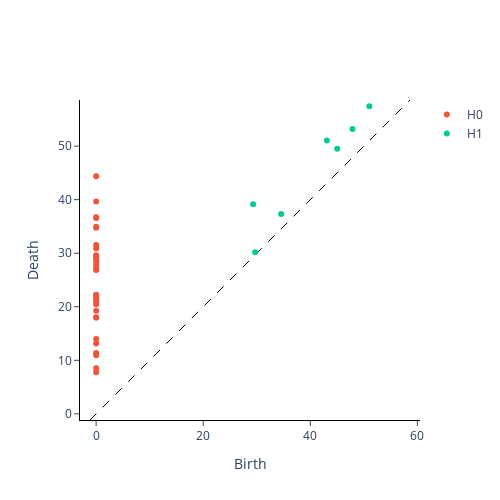

The cell this chart's notebook holds for it:
### Markdown cell above
In the plot below for a single window, the generators of each homology dimension $H_0$ and $H_1$ are coloured differently:

### Code cell
VR.plot(diagrams, sample=window_num)

### Figure 1 — Plotly figure (JSON) as saved in the notebook; plotly's stock layout.template omitted (floating-point values rounded to 4 significant figures)
{"data": [{"hoverinfo": "none", "line": {"color": "black", "dash": "dash", "width": 1}, "mode": "lines", "showlegend": false, "type": "scatter", "x": [-1.149, 58.61], "y": [-1.149, 58.61]}, {"hoverinfo": "text", "hovertext": ["(0.0, 7.781109809875488)", "(0.0, 8.515456199645996)", "(0.0, 10.94643783569336)", "(0.0, 11.340718269348145)", "(0.0, 13.121746063232422)", "(0.0, 13.978285789489746)", "(0.0, 18.00691795349121), multiplicity: 2", "(0.0, 18.00691795349121), multiplicity: 2", "(0.0, 19.24266242980957)", "(0.0, 20.465299606323242)", "(0.0, 20.83197784423828)", "(0.0, 21.339305877685547)", "(0.0, 21.893207550048828)", "(0.0, 22.210678100585938), multiplicity: 2", "(0.0, 22.210678100585938), multiplicity: 2", "(0.0, 26.849103927612305)", "(0.0, 27.23863410949707)", "(0.0, 27.860408782958984)", "(0.0, 28.51079750061035)", "(0.0, 29.1221923828125)", "(0.0, 29.422178268432617)", "(0.0, 29.597679138183594)", "(0.0, 30.856203079223633)", "(0.0, 31.52799415588379)", "(0.0, 34.74873352050781)", "(0.0, 34.93484115600586)", "(0.0, 36.58797073364258)", "(0.0, 36.69306945800781)", "(0.0, 39.6519775390625)", "(0.0, 44.362205505371094)"], "mode": "markers", "name": "H0", "type": "scatter", "x": [0, 0, 0, 0, 0, 0, 0, 0, 0, 0, 0, 0, 0, 0, 0, 0, 0, 0, 0, 0, 0, 0, 0, 0, 0, 0, 0, 0, 0, 0], "y": [7.781, 8.515, 10.95, 11.34, 13.12, 13.98, 18.01, 18.01, 19.24, 20.47, 20.83, 21.34, 21.89, 22.21, 22.21, 26.85, 27.24, 27.86, 28.51, 29.12, 29.42, 29.6, 30.86, 31.53, 34.75, 34.93, 36.59, 36.69, 39.65, 44.36]}, {"hoverinfo": "text", "hovertext": ["(51.0254020690918, 57.46356964111328)", "(47.866485595703125, 53.21000671386719)", "(45.0211181640625, 49.52468490600586)", "(43.09236145019531, 51.05491256713867)", "(34.54884719848633, 37.307212829589844)", "(29.689245223999023, 30.176111221313477)", "(29.32004737854004, 39.16572952270508)"], "mode": "markers", "name": "H1", "type": "scatter", "x": [51.03, 47.87, 45.02, 43.09, 34.55, 29.69, 29.32], "y": [57.46, 53.21, 49.52, 51.05, 37.31, 30.18, 39.17]}], "layout": {"height": 500, "plot_bgcolor": "white", "width": 500, "xaxis": {"autorange": false, "exponentformat": "e", "linecolor": "black", "linewidth": 1, "mirror": false, "range": [-1.149, 58.61], "showexponent": "all", "showline": true, "side": "bottom", "ticks": "outside", "title": {"text": "Birth"}, "type": "linear", "zeroline": true}, "yaxis": {"autorange": false, "exponentformat": "e", "linecolor": "black", "linewidth": 1, "mirror": false, "range": [-1.149, 58.61], "scaleanchor": "x", "scaleratio": 1, "showexponent": "all", "showline": true, "side": "left", "ticks": "outside", "title": {"text": "Death"}, "type": "linear", "zeroline": true}}}
